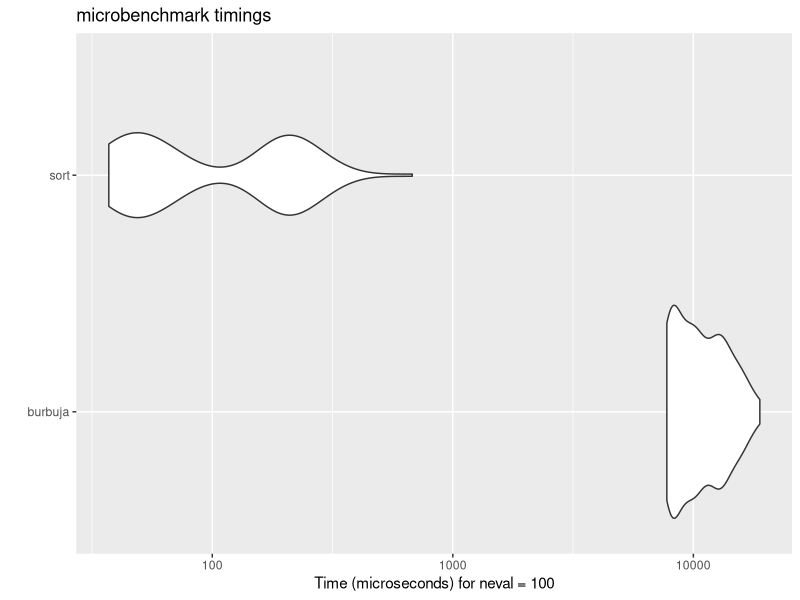
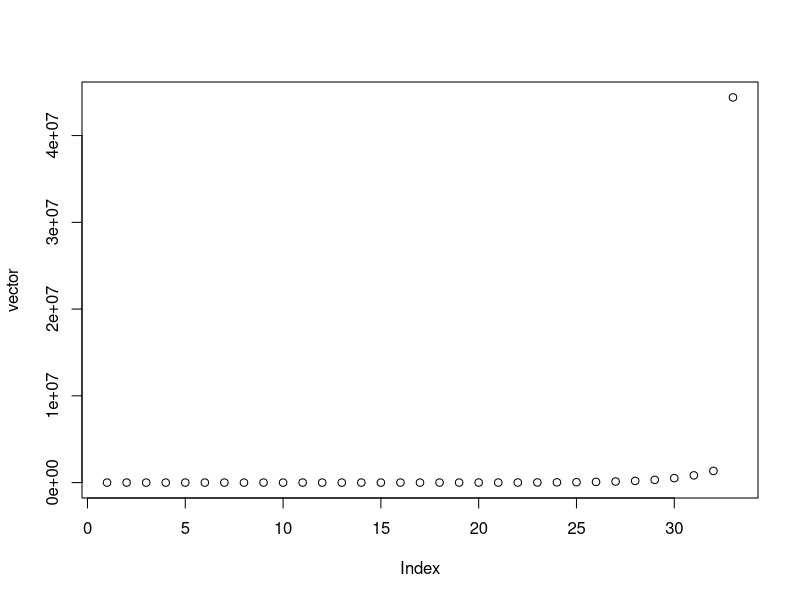
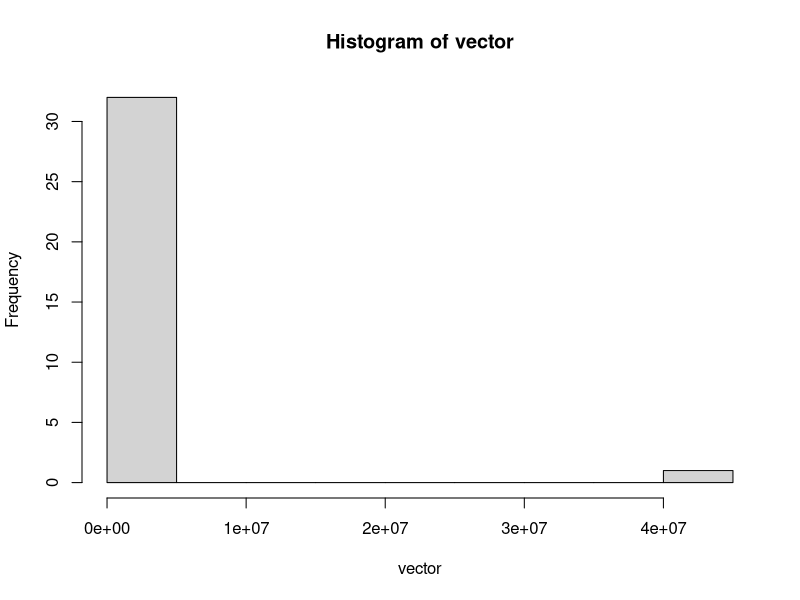

Write the R code that produced these figures, in order.
## ---- chunk 1
A<- c()
start_time<-Sys.time()
for (i in 1:50000) {A[i]<-(i*2)}
head (A)
tail(A)
end_time<- Sys.time() 
end_time-start_time
## ---- chunk 2
ti<- Sys.time()
A<-seq(1,100000,2)
head(A)
tail(A)
tf<-Sys.time()
tf-ti
## ---- chunk 3
f0<-0
f1<-1
it<-0
f2<-0
vec<- c(f1,f2)
while(f2<=1000000){
it<-(it+1)
f2<-(f0+f1)
vec<- c(vec,f2)
f0<-f1
f1<-f2
}
it
tail(vec)
## ---- chunk 4
library(microbenchmark)
x<-sample(1:100,100)
mbm<-microbenchmark(
##burbuja
"burbuja"={
  burbuja<-function(x){
    n<-length(x)
    for(j in 1:(n-1)){
      for(i in 1:(n-j)){
        if(x[i]>x[i+1]){
          temporal<-x[i]
          x[i]<-x[i+1]
          x[i+1]<-temporal
        }
      }
    }
  return(x)  
  }
res<-burbuja(x) 
},
##R sort
"sort"={
  sort(x)
}
)
mbm
library(ggplot2)
autoplot(mbm)
## ---- chunk 5
f1<- 51778
f2<-0
dia<-0
vector<- c(f1)
F<-1.62

while(f2<=40000000){
  dia<-dia+1
  f2<-F*f1
  vector<-c(vec,f2)
  f1<-f2
}
dia
vector
plot(vector)
hist(vector)
